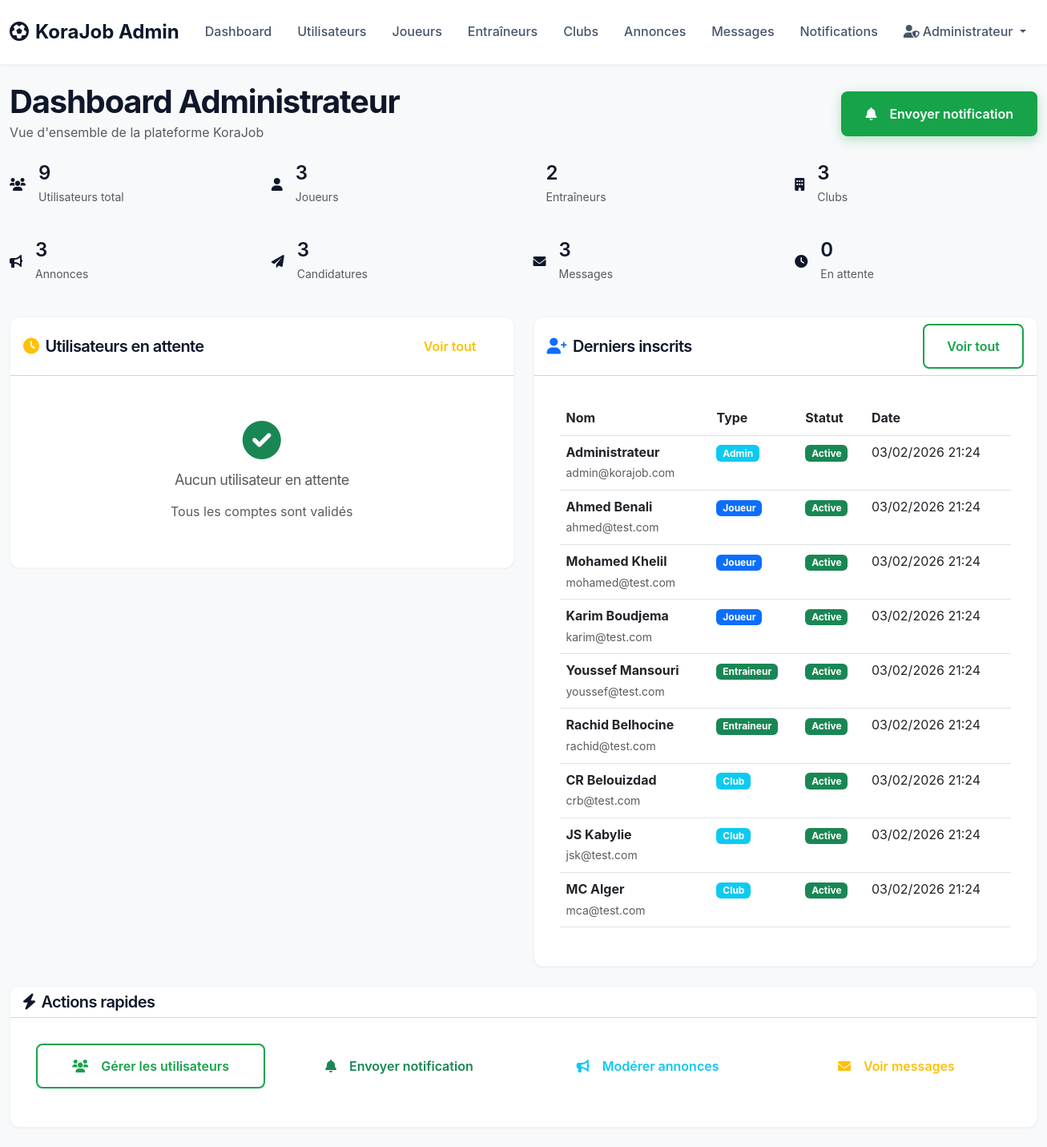
Page /admin/dashboard.php (signed in) on the committed database.
### tables this page shows
CREATE TABLE IF NOT EXISTS users (
    id INT AUTO_INCREMENT PRIMARY KEY,
    nom VARCHAR(100) NOT NULL,
    email VARCHAR(100) UNIQUE NOT NULL,
    password VARCHAR(255) NOT NULL,
    user_type ENUM('joueur', 'entraineur', 'club', 'admin') NOT NULL,
    status ENUM('active', 'inactive', 'pending') DEFAULT 'pending',
    created_at TIMESTAMP DEFAULT CURRENT_TIMESTAMP,
    updated_at TIMESTAMP DEFAULT CURRENT_TIMESTAMP ON UPDATE CURRENT_TIMESTAMP
);

### includes/functions.php (called while the page is built, shortened)
<?php
function formatDate($date, $format = 'd/m/Y H:i') {
    return date($format, strtotime($date));
}
?>

### admin/dashboard.php (the view, shortened to what this page needs)
<?php
require_once '../config/database.php';
require_once '../includes/functions.php';
$stats = [
    'total_users' => 0,
    'total_joueurs' => 0,
    'total_entraineurs' => 0,
    'total_clubs' => 0,
    'total_annonces' => 0,
    'total_candidatures' => 0,
    'total_messages' => 0,
    'pending_users' => 0
];
try {
    $stmt = $pdo->query("SELECT COUNT(*) FROM users");
    $stats['total_users'] = $stmt->fetchColumn();
    $stmt = $pdo->query("SELECT COUNT(*) FROM users WHERE user_type = 'joueur'");
    $stats['total_joueurs'] = $stmt->fetchColumn();
    $stmt = $pdo->query("SELECT COUNT(*) FROM users WHERE user_type = 'entraineur'");
    $stats['total_entraineurs'] = $stmt->fetchColumn();
    $stmt = $pdo->query("SELECT COUNT(*) FROM users WHERE user_type = 'club'");
    $stats['total_clubs'] = $stmt->fetchColumn();
    $stmt = $pdo->query("SELECT COUNT(*) FROM users WHERE status = 'pending'");
    $stats['pending_users'] = $stmt->fetchColumn();
    $stmt = $pdo->query("SELECT COUNT(*) FROM annonces");
    $stats['total_annonces'] = $stmt->fetchColumn();
    $stmt = $pdo->query("SELECT COUNT(*) FROM candidatures");
    $stats['total_candidatures'] = $stmt->fetchColumn();
    $stmt = $pdo->query("SELECT COUNT(*) FROM messages");
    $stats['total_messages'] = $stmt->fetchColumn();
    $stmt = $pdo->query("
        SELECT u.*,
               CASE
                   WHEN u.user_type = 'joueur' THEN j.position
                   WHEN u.user_type = 'entraineur' THEN e.specialite
                   WHEN u.user_type = 'club' THEN c.nom_club
                   ELSE ''
               END as detail
        FROM users u
        LEFT JOIN joueurs j ON u.id = j.user_id
        LEFT JOIN entraineurs e ON u.id = e.user_id
        LEFT JOIN clubs c ON u.id = c.user_id
        ORDER BY u.created_at DESC
        LIMIT 10
    ");
    $recent_users = $stmt->fetchAll();
    $stmt = $pdo->query("
        SELECT u.*,
               CASE
                   WHEN u.user_type = 'joueur' THEN j.position
                   WHEN u.user_type = 'entraineur' THEN e.specialite
                   WHEN u.user_type = 'club' THEN c.nom_club
                   ELSE ''
               END as detail
        FROM users u
        LEFT JOIN joueurs j ON u.id = j.user_id
        LEFT JOIN entraineurs e ON u.id = e.user_id
        LEFT JOIN clubs c ON u.id = c.user_id
        WHERE u.status = 'pending'
        ORDER BY u.created_at DESC
        LIMIT 5
    ");
    $pending_users = $stmt->fetchAll();
} catch (PDOException $e) {
    $error_message = 'Erreur lors du chargement des données';
}
?>
<!DOCTYPE html>
<html lang="fr">
<head>
    <link href="https://cdn.jsdelivr.net/npm/bootstrap@5.3.0/dist/css/bootstrap.min.css" rel="stylesheet">
    <link href="https://cdnjs.cloudflare.com/ajax/libs/font-awesome/6.0.0/css/all.min.css" rel="stylesheet">
    <link href="../assets/css/style.css" rel="stylesheet">
</head>
<body class="bg-light">
    <nav class="navbar navbar-expand-lg navbar-dark bg-primary">
        <div class="container-fluid">
            <a class="navbar-brand fw-bold" href="../index.php">
                <i class="fas fa-futbol me-2"></i>KoraJob Admin
            </a>
            <div class="collapse navbar-collapse" id="navbarNav">
                <ul class="navbar-nav me-auto">
                    <li class="nav-item">
                        <a class="nav-link active" href="dashboard.php">Dashboard</a>
                    </li>
                    <li class="nav-item">
                        <a class="nav-link" href="users.php">Utilisateurs</a>
                    </li>
                    <li class="nav-item">
                        <a class="nav-link" href="joueurs.php">Joueurs</a>
                    </li>
                    <li class="nav-item">
                        <a class="nav-link" href="entraineurs.php">Entraîneurs</a>
                    </li>
                    <li class="nav-item">
                        <a class="nav-link" href="clubs.php">Clubs</a>
                    </li>
                    <li class="nav-item">
                        <a class="nav-link" href="annonces.php">Annonces</a>
                    </li>
                    <li class="nav-item">
                        <a class="nav-link" href="messages.php">Messages</a>
                    </li>
                    <li class="nav-item">
                        <a class="nav-link" href="notifications.php">Notifications</a>
                    </li>
                </ul>
                <ul class="navbar-nav">
                    <li class="nav-item dropdown">
                        <a class="nav-link dropdown-toggle" href="#" role="button" data-bs-toggle="dropdown">
                            <i class="fas fa-user-shield me-1"></i><?php echo htmlspecialchars($_SESSION['user_name']); ?>
                        </a>
                    </li>
                </ul>
            </div>
        </div>
    </nav>
    <div class="container-fluid py-4">
        <div class="d-flex justify-content-between align-items-center mb-4">
            <div>
                <h2 class="fw-bold mb-1">Dashboard Administrateur</h2>
                <p class="text-muted mb-0">Vue d'ensemble de la plateforme KoraJob</p>
            </div>
            <div>
                <a href="notifications.php" class="btn btn-primary">
                    <i class="fas fa-bell me-2"></i>Envoyer notification
                </a>
            </div>
        </div>
        <div class="row mb-4">
            <div class="col-md-3 mb-3">
                <div class="dashboard-card primary">
                    <div class="d-flex align-items-center">
                        <div class="dashboard-icon primary me-3">
                            <i class="fas fa-users"></i>
                        </div>
                        <div>
                            <h4 class="mb-1"><?php echo $stats['total_users']; ?></h4>
                            <small class="text-muted">Utilisateurs total</small>
                        </div>
                    </div>
                </div>
            </div>
            <div class="col-md-3 mb-3">
                <div class="dashboard-card success">
                    <div class="d-flex align-items-center">
                        <div class="dashboard-icon success me-3">
                            <i class="fas fa-user"></i>
                        </div>
                        <div>
                            <h4 class="mb-1"><?php echo $stats['total_joueurs']; ?></h4>
                            <small class="text-muted">Joueurs</small>
                        </div>
                    </div>
                </div>
            </div>
            <div class="col-md-3 mb-3">
                <div class="dashboard-card info">
                    <div class="d-flex align-items-center">
                        <div>
                            <h4 class="mb-1"><?php echo $stats['total_entraineurs']; ?></h4>
                            <small class="text-muted">Entraîneurs</small>
                        </div>
                    </div>
                </div>
            </div>
            <div class="col-md-3 mb-3">
                <div class="dashboard-card warning">
                    <div class="d-flex align-items-center">
                        <div class="dashboard-icon warning me-3">
                            <i class="fas fa-building"></i>
                        </div>
                        <div>
                            <h4 class="mb-1"><?php echo $stats['total_clubs']; ?></h4>
                            <small class="text-muted">Clubs</small>
                        </div>
                    </div>
                </div>
            </div>
        </div>
        <div class="row mb-4">
            <div class="col-md-3 mb-3">
                <div class="dashboard-card success">
                    <div class="d-flex align-items-center">
                        <div class="dashboard-icon success me-3">
                            <i class="fas fa-bullhorn"></i>
                        </div>
                        <div>
                            <h4 class="mb-1"><?php echo $stats['total_annonces']; ?></h4>
                            <small class="text-muted">Annonces</small>
                        </div>
                    </div>
                </div>
            </div>
            <div class="col-md-3 mb-3">
                <div class="dashboard-card info">
                    <div class="d-flex align-items-center">
                        <div class="dashboard-icon info me-3">
                            <i class="fas fa-paper-plane"></i>
                        </div>
                        <div>
                            <h4 class="mb-1"><?php echo $stats['total_candidatures']; ?></h4>
                            <small class="text-muted">Candidatures</small>
                        </div>
                    </div>
                </div>
            </div>
            <div class="col-md-3 mb-3">
                <div class="dashboard-card warning">
                    <div class="d-flex align-items-center">
                        <div class="dashboard-icon warning me-3">
                            <i class="fas fa-envelope"></i>
                        </div>
                        <div>
                            <h4 class="mb-1"><?php echo $stats['total_messages']; ?></h4>
                            <small class="text-muted">Messages</small>
                        </div>
                    </div>
                </div>
            </div>
            <div class="col-md-3 mb-3">
                <div class="dashboard-card danger">
                    <div class="d-flex align-items-center">
                        <div class="dashboard-icon danger me-3">
                            <i class="fas fa-clock"></i>
                        </div>
                        <div>
                            <h4 class="mb-1"><?php echo $stats['pending_users']; ?></h4>
                            <small class="text-muted">En attente</small>
                        </div>
                    </div>
                </div>
            </div>
        </div>
        <div class="row">
            <div class="col-lg-6 mb-4">
                <div class="card">
                    <div class="card-header bg-white d-flex justify-content-between align-items-center">
                        <h5 class="mb-0">
                            <i class="fas fa-clock me-2 text-warning"></i>Utilisateurs en attente
                        </h5>
                        <a href="users.php?status=pending" class="btn btn-sm btn-outline-warning">Voir tout</a>
                    </div>
                    <div class="card-body">
                        <?php if (empty($pending_users)): ?>
                            <div class="text-center py-4">
                                <i class="fas fa-check-circle fa-3x text-success mb-3"></i>
                                <h6 class="text-muted">Aucun utilisateur en attente</h6>
                                <p class="text-muted">Tous les comptes sont validés</p>
                            </div>
                        <?php endif; ?>
                    </div>
                </div>
            </div>
            <div class="col-lg-6 mb-4">
                <div class="card">
                    <div class="card-header bg-white d-flex justify-content-between align-items-center">
                        <h5 class="mb-0">
                            <i class="fas fa-user-plus me-2 text-primary"></i>Derniers inscrits
                        </h5>
                        <a href="users.php" class="btn btn-sm btn-outline-primary">Voir tout</a>
                    </div>
                    <div class="card-body">
                        <div class="table-responsive">
                            <table class="table table-hover">
                                <thead>
                                    <tr>
                                        <th>Nom</th>
                                        <th>Type</th>
                                        <th>Statut</th>
                                        <th>Date</th>
                                    </tr>
                                </thead>
                                <tbody>
                                    <?php foreach ($recent_users as $user): ?>
                                        <tr>
                                            <td>
                                                <div class="fw-bold"><?php echo htmlspecialchars($user['nom']); ?></div>
                                                <small class="text-muted"><?php echo htmlspecialchars($user['email']); ?></small>
                                            </td>
                                            <td>
                                                <span class="badge bg-<?php echo $user['user_type'] === 'joueur' ? 'primary' : ($user['user_type'] === 'entraineur' ? 'success' : 'info'); ?>">
                                                    <?php echo ucfirst($user['user_type']); ?>
                                                </span>
                                            </td>
                                            <td>
                                                <?php
                                                $status_class = $user['status'] === 'active' ? 'success' : ($user['status'] === 'pending' ? 'warning' : 'danger');
                                                ?>
                                                <span class="badge bg-<?php echo $status_class; ?>">
                                                    <?php echo ucfirst($user['status']); ?>
                                                </span>
                                            </td>
                                            <td><?php echo formatDate($user['created_at']); ?></td>
                                        </tr>
                                    <?php endforeach; ?>
                                </tbody>
                            </table>
                        </div>
                    </div>
                </div>
            </div>
        </div>
        <div class="row">
            <div class="col-12">
                <div class="card">
                    <div class="card-header bg-white">
                        <h5 class="mb-0">
                            <i class="fas fa-bolt me-2"></i>Actions rapides
                        </h5>
                    </div>
                    <div class="card-body">
                        <div class="row">
                            <div class="col-md-3 mb-3">
                                <a href="users.php" class="btn btn-outline-primary w-100">
                                    <i class="fas fa-users me-2"></i>Gérer les utilisateurs
                                </a>
                            </div>
                            <div class="col-md-3 mb-3">
                                <a href="notifications.php" class="btn btn-outline-success w-100">
                                    <i class="fas fa-bell me-2"></i>Envoyer notification
                                </a>
                            </div>
                            <div class="col-md-3 mb-3">
                                <a href="annonces.php" class="btn btn-outline-info w-100">
                                    <i class="fas fa-bullhorn me-2"></i>Modérer annonces
                                </a>
                            </div>
                            <div class="col-md-3 mb-3">
                                <a href="messages.php" class="btn btn-outline-warning w-100">
                                    <i class="fas fa-envelope me-2"></i>Voir messages
                                </a>
                            </div>
                        </div>
                    </div>
                </div>
            </div>
        </div>
    </div>
</body>
</html>

### rows in the picture
users: nom "Administrateur", email "admin@korajob.com", user_type "Admin", status "Active", created_at "03/02/2026 21:24"
users: nom "Ahmed Benali", email "ahmed@test.com", user_type "Joueur", status "Active", created_at "03/02/2026 21:24"
users: nom "Mohamed Khelil", email "mohamed@test.com", user_type "Joueur", status "Active", created_at "03/02/2026 21:24"
users: nom "Karim Boudjema", email "karim@test.com", user_type "Joueur", status "Active", created_at "03/02/2026 21:24"
users: nom "Youssef Mansouri", email "youssef@test.com", user_type "Entraineur", status "Active", created_at "03/02/2026 21:24"
users: nom "Rachid Belhocine", email "rachid@test.com", user_type "Entraineur", status "Active", created_at "03/02/2026 21:24"
users: nom "CR Belouizdad", email "crb@test.com", user_type "Club", status "Active", created_at "03/02/2026 21:24"
users: nom "JS Kabylie", email "jsk@test.com", user_type "Club", status "Active", created_at "03/02/2026 21:24"
users: nom "MC Alger", email "mca@test.com", user_type "Club", status "Active", created_at "03/02/2026 21:24"

### other values in the picture
$_SESSION['user_name'] "Administrateur"
$stats['total_users'] "9"
$stats['total_joueurs'] "3"
$stats['total_entraineurs'] "2"
$stats['total_clubs'] "3"
$stats['total_annonces'] "3"
$stats['total_candidatures'] "3"
$stats['total_messages'] "3"
$stats['pending_users'] "0"
